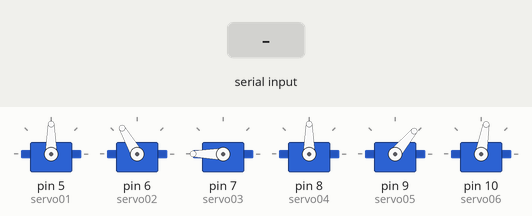
This sketch was run on a simulated Arduino Uno, built with avr-gcc and run on an emulated ATmega328P. Shown: 6 × servo. The test bench sets the inputs (shaded band). What the sketch prints to the serial monitor is not drawn.

Above: at 1.2 s.
1.3 s: "s1120\n" received over Serial
At 3.9 s:
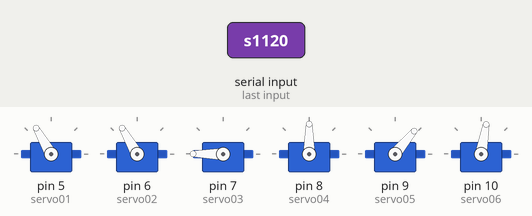
4.3 s: "s1" received over Serial
At 6.37 s:
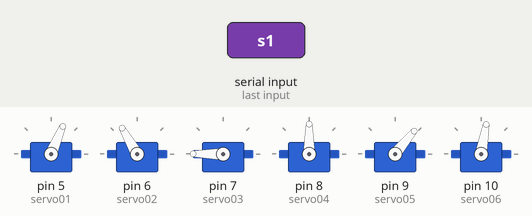
7.3 s: "s2,45\n" received over Serial
13.3 s: "s190\n" received over Serial
At 15.96 s:
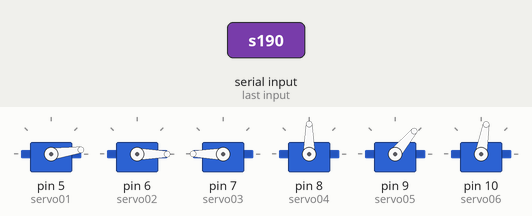
16.3 s: "s3" received over Serial
At 18.81 s:
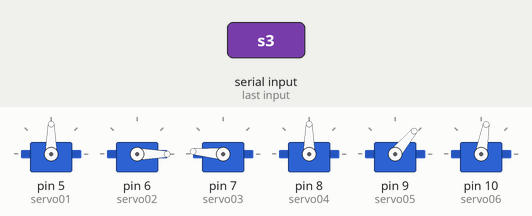
22.3 s: "s1,45\n" received over Serial
At 27.3 s:
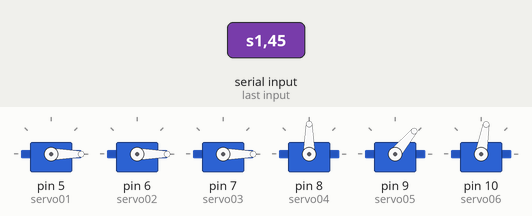
Timing chart, 0 to 28.1 s (numbered marks = the images above; inputs shaded):
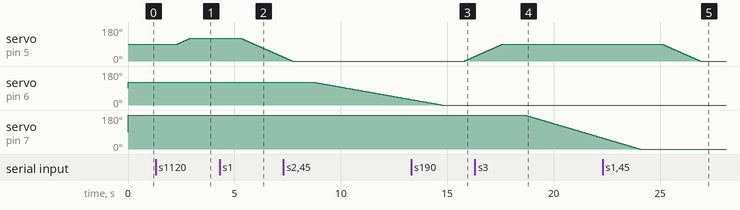

Measured:
- after the input at 1.3 s, servo on pin 5 (servo01): moves from 90° to 120° over 0.58 s, starting after 1.0 s
- after the input at 4.3 s, servo on pin 5 (servo01): moves from 120° to 21° over 2.0 s, starting after 1.0 s
- after the input at 7.3 s, servo on pin 6 (servo02): moves from 120° to 29° over 4.5 s, starting after 1.5 s
- after the input at 13.3 s, servo on pin 5 (servo01): moves from 0° to 24° over 0.46 s, starting after 2.5 s
- after the input at 16.3 s, servo on pin 7 (servo03): moves from 180° to 58° over 3.6 s, starting after 2.4 s
- after the input at 22.3 s, servo on pin 5 (servo01): moves from 90° to 0° over 1.8 s, starting after 2.8 s

The sketch:

SCARAN_Code.ino
```cpp
#include <Servo.h>

Servo servo01;
Servo servo02;
Servo servo03;
Servo servo04;
Servo servo05;
Servo servo06;

int servo1Pos, servo2Pos, servo3Pos, servo4Pos, servo5Pos, servo6Pos; // current position
int servo1PPos, servo2PPos, servo3PPos, servo4PPos, servo5PPos, servo6PPos; // previous position
int servo01SP[50], servo02SP[50], servo03SP[50], servo04SP[50], servo05SP[50], servo06SP[50]; // for storing positions/steps
int speedDelay = 20;
int index = 0;
String dataIn = "";

void setup() {
  servo01.attach(5);
  servo02.attach(6);
  servo03.attach(7);
  servo04.attach(8);
  servo05.attach(9);
  servo06.attach(10);
  Serial.begin(9600);
  Serial.print("i started");

  delay(20);
  // Robot arm initial position
  servo1PPos = 90;
  servo01.write(servo1PPos);
  servo2PPos = 120;
  servo02.write(servo2PPos);
  servo3PPos = 180;
  servo03.write(servo3PPos);
  servo4PPos = 90;
  servo04.write(servo4PPos);
  servo5PPos = 50;
  servo05.write(servo5PPos);
  servo6PPos = 80;
  servo06.write(servo6PPos);
}

void loop() {
  // Check for incoming data

    Serial.print("im in");
    dataIn =Serial.readString();          // Read the data as string
    Serial.print(dataIn);
                                        // If "Waist" slider has changed value - Move Servo 1 to position
    if (dataIn.startsWith("s1")==true) {
      Serial.print("to s1");
      String dataInS = dataIn.substring(2);
      Serial.print("shortened");               // Extract only the number. E.g. from "s1120" to "120"
      servo1Pos = dataInS.toInt();
      Serial.print("converted to int");           // Convert the string into integer
                                                 // We use for loops so we can control the speed of the servo
                                              // If previous position is bigger then current position
      if (servo1PPos > servo1Pos) {
        Serial.print("into loop");
        for ( int j = servo1PPos; j >= servo1Pos; j--) {          // Run servo down
          servo01.write(j);
          Serial.print("writing");
          delay(20);                           // defines the speed at which the servo rotates
        }
      }
      // If previous position is smaller then current position
      if (servo1PPos < servo1Pos) {
        Serial.print("into loop");
        for ( int j = servo1PPos; j <= servo1Pos; j++) {     // Run servo up
          servo01.write(j);
          Serial.print("writing");
          delay(20);
        }
      }
      servo1PPos = servo1Pos;                // set current position as previous position
    }

    // Move Servo 2
    if (dataIn.startsWith("s2")==true) {
      String dataInS = dataIn.substring(2, dataIn.length());
      servo2Pos = dataInS.toInt();

      if (servo2PPos > servo2Pos) {
        for ( int j = servo2PPos; j >= servo2Pos; j--) {
          servo02.write(j);
          delay(50);
        }
      }
      if (servo2PPos < servo2Pos) {
        for ( int j = servo2PPos; j <= servo2Pos; j++) {
          servo02.write(j);
          delay(50);
        }
      }
      servo2PPos = servo2Pos;
    }
    // Move Servo 3
    if (dataIn.startsWith("s3")==true) {
      String dataInS = dataIn.substring(2, dataIn.length());
      servo3Pos = dataInS.toInt();
      if (servo3PPos > servo3Pos) {
        for ( int j = servo3PPos; j >= servo3Pos; j--) {
          servo03.write(j);
          delay(30);
        }
      }
      if (servo3PPos < servo3Pos) {
        for ( int j = servo3PPos; j <= servo3Pos; j++) {
          servo03.write(j);
          delay(30);
        }
      }
      servo3PPos = servo3Pos;
    }
    // Move Servo 4
    if (dataIn.startsWith("s4")==true) {
      String dataInS = dataIn.substring(2, dataIn.length());
      servo4Pos = dataInS.toInt();
      if (servo4PPos > servo4Pos) {
        for ( int j = servo4PPos; j >= servo4Pos; j--) {
          servo04.write(j);
          delay(30);
        }
      }
      if (servo4PPos < servo4Pos) {
        for ( int j = servo4PPos; j <= servo4Pos; j++) {
          servo04.write(j);
          delay(30);
        }
      }
      servo4PPos = servo4Pos;
    }
    // Move Servo 5
    if (dataIn.startsWith("s5")==true) {
      String dataInS = dataIn.substring(2, dataIn.length());
      servo5Pos = dataInS.toInt();
      if (servo5PPos > servo5Pos) {
        for ( int j = servo5PPos; j >= servo5Pos; j--) {
          servo05.write(j);
          delay(30);
        }
      }
      if (servo5PPos < servo5Pos) {
        for ( int j = servo5PPos; j <= servo5Pos; j++) {
          servo05.write(j);
          delay(30);
        }
      }
      servo5PPos = servo5Pos;
    }
    // Move Servo 6
    if (dataIn.startsWith("s6")==true) {
      String dataInS = dataIn.substring(2, dataIn.length());
      servo6Pos = dataInS.toInt();
      if (servo6PPos > servo6Pos) {
        for ( int j = servo6PPos; j >= servo6Pos; j--) {
          servo06.write(j);
          delay(30);
        }
      }
      if (servo6PPos < servo6Pos) {
        for ( int j = servo6PPos; j <= servo6Pos; j++) {
          servo06.write(j);
          delay(30);
        }
      }
      servo6PPos = servo6Pos;
    }

  }
```
